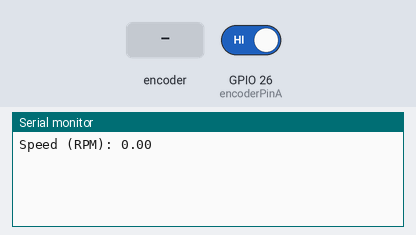
Bench run of a sketch on a simulated ESP32. On the bench: the last lines printed to the serial monitor. Inputs (shaded band) come from the test bench; at power-on: GPIO 26 (encoderPinA) HIGH.

Above: at 1.2 s.
1.3 s: rotary encoder on GPIO 26 (encoderPinA) / GPIO 14 (encoderPinB) turned 1 step (first pin leading)
At 2.8 s:
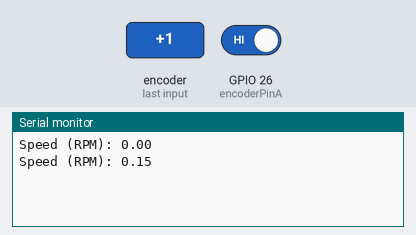
3.0 s: rotary encoder on GPIO 26 (encoderPinA) / GPIO 14 (encoderPinB) turned 3 steps (first pin leading)
At 4.6 s:
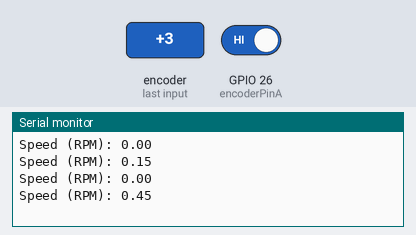
Timing chart, 0 to 6.1 s (numbered marks = the images above; inputs shaded):
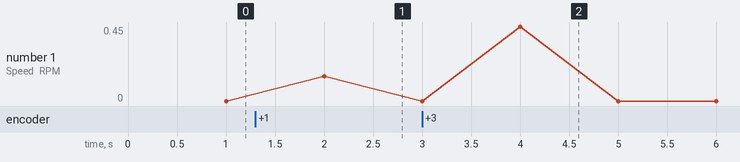

The sketch:

Speed_sensing.ino
```cpp
volatile int pulseCount = 0;
unsigned long lastTime;
unsigned long currentTime;
unsigned long timeInterval = 1000; // Time interval in milliseconds

const int encoderPinA = 26; // Example GPIO pin for encoder channel A
const int encoderPinB = 14; // Example GPIO pin for encoder channel B

void setup() {
  pinMode(encoderPinA, INPUT_PULLUP);
  pinMode(encoderPinB, INPUT_PULLUP);
  attachInterrupt(digitalPinToInterrupt(encoderPinA), countPulse, RISING);
  lastTime = millis();
}

void loop() {
  currentTime = millis();
  if ((currentTime - lastTime) >= timeInterval) {
    float rpm = (pulseCount / 400.0) * 60.0 / (timeInterval / 1000.0); // Assuming 20 counts per revolution
    Serial.print("Speed (RPM): ");
    Serial.println(rpm);
    pulseCount = 0;
    lastTime = currentTime;
  }
}

void countPulse() {
  pulseCount++;
}
```

Measured:
- after the input at 1.3 s, the serial monitor: prints a new line after 0.70 s (image 1)
- after the input at 3.0 s, the serial monitor: prints a new line after 1.0 s (image 2)
- plotted number 1: 0 → 0.15 after the input at 1.3 s
